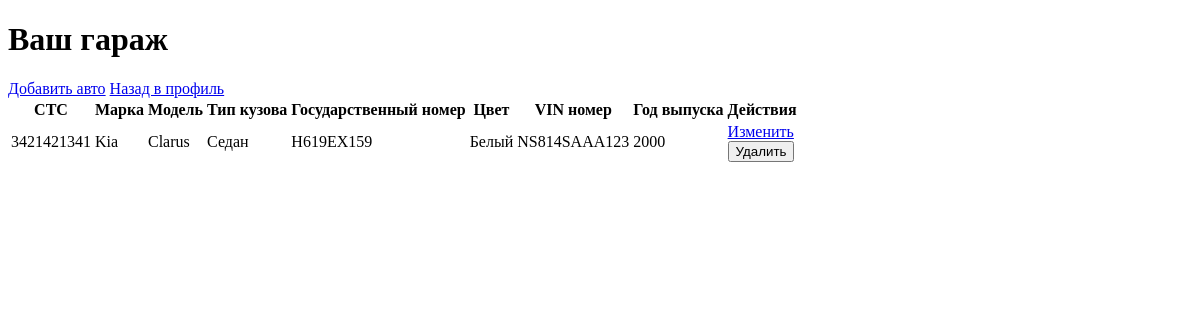
/profile/garage/ (signed in), run on an earlier commit of the app's database.
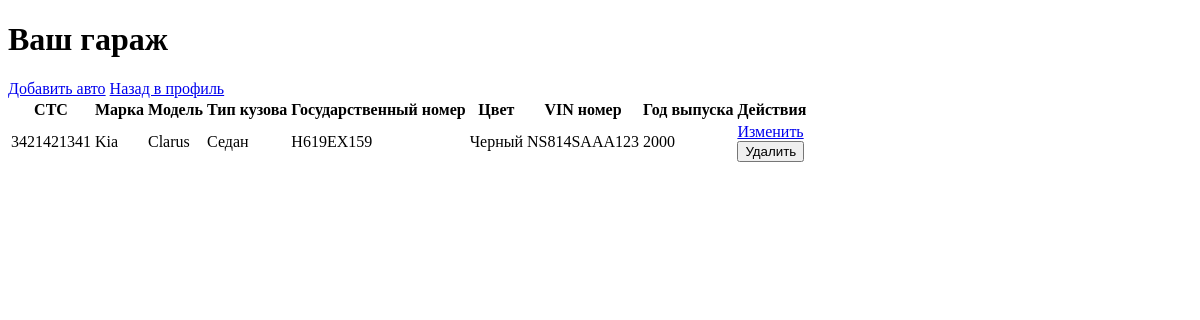
And on a later commit of the database.
### CarApp/models.py (models this page shows, shortened)
class Car(models.Model):
    client = models.ForeignKey(CustomUser, on_delete=models.CASCADE)
    sts = models.CharField("СТС", max_length=100)
    brand = models.CharField("Марка", max_length=100)
    model = models.CharField("Модель", max_length=100)
    body_type = models.CharField("Тип кузова", max_length=100)
    license_plate = models.CharField("Государственный номер", max_length=20)
    color = models.CharField("Цвет", max_length=50)
    vin_number = models.CharField("VIN номер", max_length=100)
    year_of_manufacture = models.PositiveSmallIntegerField("Год выпуска")

### CarApp/views.py (the view)
# urls.py: path('garage/', views.garage_view, name='garage'),
@login_required
def garage_view(request):
    cars = Car.objects.filter(client=request.user)
    return render(request, 'garage.html', {'cars': cars})

### CarApp/templates/garage.html (shortened to what this page needs)
<!DOCTYPE html>
<html lang="en">
<head>
</head>
<body>
    <h1>Ваш гараж</h1>
    <a href="{% url 'add_car' %}">Добавить авто</a>
            <a href="{% url 'welcome_page' %}">Назад в профиль</a>
    <table>
        <thead>
            <tr>
                <th>СТС</th>
                <th>Марка</th>
                <th>Модель</th>
                <th>Тип кузова</th>
                <th>Государственный номер</th>
                <th>Цвет</th>
                <th>VIN номер</th>
                <th>Год выпуска</th>
                <th>Действия</th>
            </tr>
        </thead>
        <tbody>
            {% for car in cars %}
            <tr>
                <td>{{ car.sts }}</td>
                <td>{{ car.brand }}</td>
                <td>{{ car.model }}</td>
                <td>{{ car.body_type }}</td>
                <td>{{ car.license_plate }}</td>
                <td>{{ car.color }}</td>
                <td>{{ car.vin_number }}</td>
                <td>{{ car.year_of_manufacture }}</td>
                <td>
                    <a href="{% url 'update_car' car.id %}">Изменить</a>
                    <form action="{% url 'delete_car' car.id %}" method="post">
                        <button type="submit">Удалить</button>
                    </form>
                </td>
            </tr>
            {% endfor %}
        </tbody>
    </table>
</body>
</html>

What changed in the data, as far as the page shows it:
changed Car "Kia": color "Белый" → "Черный"
